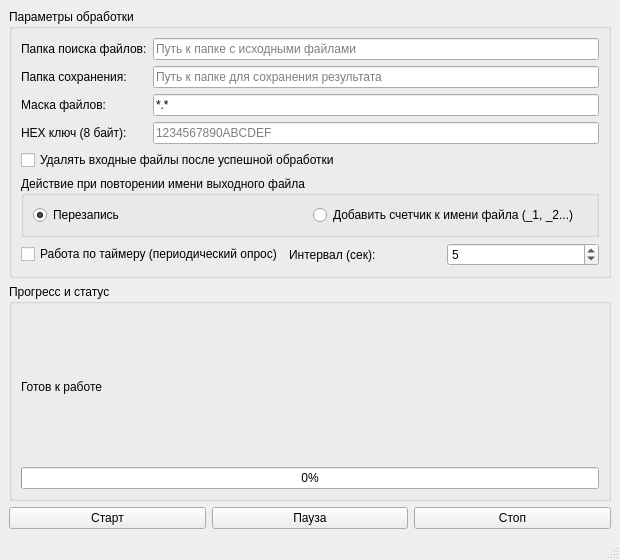
<?xml version="1.0" encoding="UTF-8"?>
<ui version="4.0">
 <class>MainWindow</class>
 <widget class="QMainWindow" name="MainWindow">
  <property name="geometry">
   <rect>
    <x>0</x>
    <y>0</y>
    <width>620</width>
    <height>560</height>
   </rect>
  </property>
  <property name="windowTitle">
   <string>File XOR Processor</string>
  </property>
  <widget class="QWidget" name="centralwidget">
   <layout class="QVBoxLayout" name="verticalLayoutMain">
    <item>
     <widget class="QGroupBox" name="grpConfig">
      <property name="title">
       <string>Параметры обработки</string>
      </property>
      <layout class="QVBoxLayout" name="layoutGrp">
       <item>
        <layout class="QGridLayout" name="gridLayoutDirs">
         <item row="0" column="0">
          <widget class="QLabel" name="lblInputDir">
           <property name="text">
            <string>Папка поиска файлов:</string>
           </property>
          </widget>
         </item>
         <item row="0" column="1">
          <widget class="QLineEdit" name="leInputDir">
           <property name="placeholderText">
            <string>Путь к папке с исходными файлами</string>
           </property>
          </widget>
         </item>
         <item row="1" column="0">
          <widget class="QLabel" name="lblOutputDir">
           <property name="text">
            <string>Папка сохранения:</string>
           </property>
          </widget>
         </item>
         <item row="1" column="1">
          <widget class="QLineEdit" name="leOutputDir">
           <property name="placeholderText">
            <string>Путь к папке для сохранения результата</string>
           </property>
          </widget>
         </item>
         <item row="2" column="0">
          <widget class="QLabel" name="lblMask">
           <property name="text">
            <string>Маска файлов:</string>
           </property>
          </widget>
         </item>
         <item row="2" column="1">
          <widget class="QLineEdit" name="leFileMask">
           <property name="text">
            <string>*.*</string>
           </property>
           <property name="placeholderText">
            <string>например: *.txt;*.bin</string>
           </property>
          </widget>
         </item>
         <item row="3" column="0">
          <widget class="QLabel" name="lblHex">
           <property name="text">
            <string>HEX ключ (8 байт):</string>
           </property>
          </widget>
         </item>
         <item row="3" column="1">
          <widget class="QLineEdit" name="leHexMask">
           <property name="maxLength">
            <number>16</number>
           </property>
           <property name="placeholderText">
            <string>1234567890ABCDEF</string>
           </property>
          </widget>
         </item>
        </layout>
       </item>
       <item>
        <widget class="QCheckBox" name="chkDeleteSource">
         <property name="text">
          <string>Удалять входные файлы после успешной обработки</string>
         </property>
        </widget>
       </item>
       <item>
        <widget class="QGroupBox" name="grpCollision">
         <property name="title">
          <string>Действие при повторении имени выходного файла</string>
         </property>
         <layout class="QHBoxLayout" name="layoutCollision">
          <item>
           <widget class="QRadioButton" name="radioOverwrite">
            <property name="text">
             <string>Перезапись</string>
            </property>
            <property name="checked">
             <bool>true</bool>
            </property>
           </widget>
          </item>
          <item>
           <widget class="QRadioButton" name="radioAppendCounter">
            <property name="text">
             <string>Добавить счетчик к имени файла (_1, _2...)</string>
            </property>
           </widget>
          </item>
         </layout>
        </widget>
       </item>
       <item>
        <layout class="QHBoxLayout" name="layoutTimer">
         <item>
          <widget class="QCheckBox" name="chkPeriodic">
           <property name="text">
            <string>Работа по таймеру (периодический опрос)</string>
           </property>
          </widget>
         </item>
         <item>
          <widget class="QLabel" name="lblTimerSec">
           <property name="text">
            <string>Интервал (сек):</string>
           </property>
          </widget>
         </item>
         <item>
          <widget class="QSpinBox" name="spnIntervalSec">
           <property name="minimum">
            <number>1</number>
           </property>
           <property name="maximum">
            <number>3600</number>
           </property>
           <property name="value">
            <number>5</number>
           </property>
          </widget>
         </item>
        </layout>
       </item>
      </layout>
     </widget>
    </item>
    <item>
     <widget class="QGroupBox" name="grpProgress">
      <property name="title">
       <string>Прогресс и статус</string>
      </property>
      <layout class="QVBoxLayout" name="layoutProgress">
       <item>
        <widget class="QLabel" name="lblStatus">
         <property name="text">
          <string>Готов к работе</string>
         </property>
        </widget>
       </item>
       <item>
        <widget class="QProgressBar" name="progressBarFile">
         <property name="value">
          <number>0</number>
         </property>
        </widget>
       </item>
      </layout>
     </widget>
    </item>
    <item>
     <layout class="QHBoxLayout" name="layoutControls">
      <item>
       <widget class="QPushButton" name="btnStart">
        <property name="text">
         <string>Старт</string>
        </property>
       </widget>
      </item>
      <item>
       <widget class="QPushButton" name="btnPause">
        <property name="text">
         <string>Пауза</string>
        </property>
       </widget>
      </item>
      <item>
       <widget class="QPushButton" name="btnStop">
        <property name="text">
         <string>Стоп</string>
        </property>
       </widget>
      </item>
     </layout>
    </item>
   </layout>
  </widget>
  <widget class="QMenuBar" name="menubar">
   <property name="geometry">
    <rect>
     <x>0</x>
     <y>0</y>
     <width>620</width>
     <height>22</height>
    </rect>
   </property>
  </widget>
  <widget class="QStatusBar" name="statusbar"/>
 </widget>
 <resources/>
 <connections/>
</ui>
